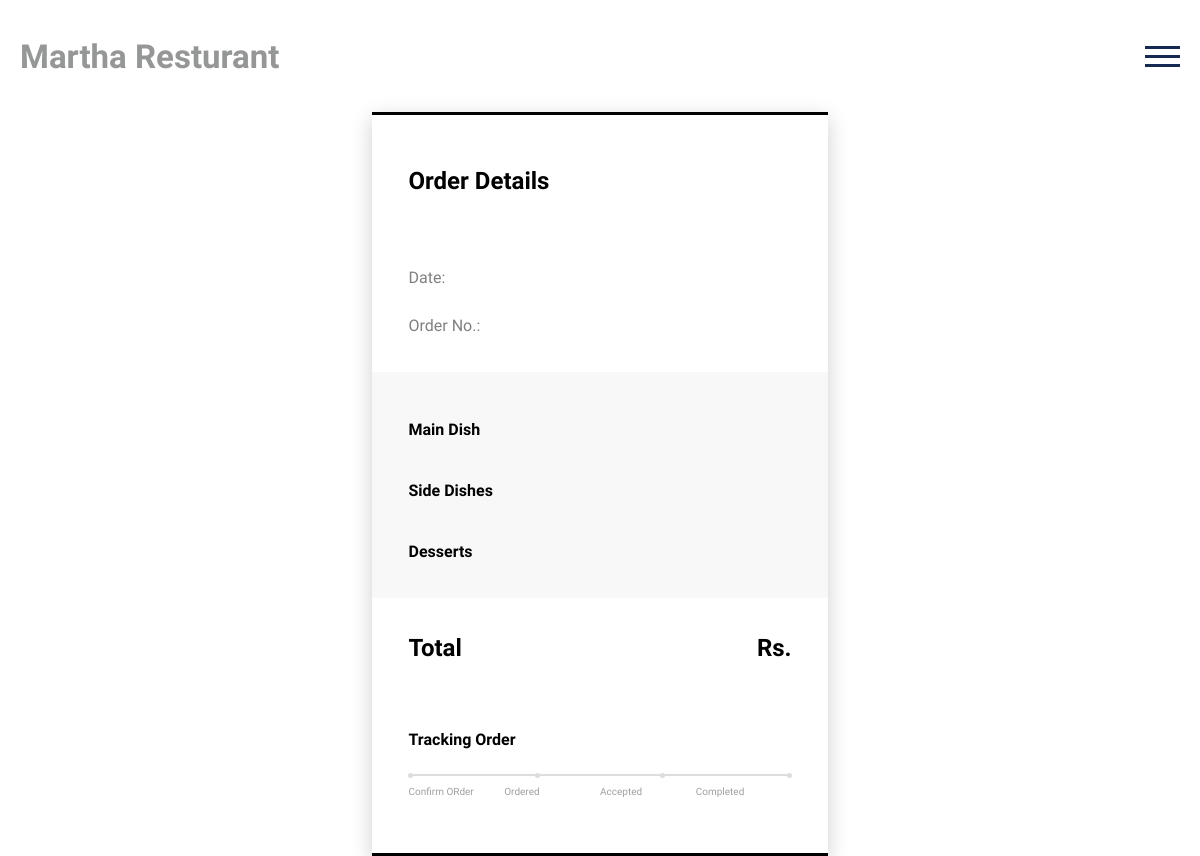
Before: /myorders/19/ (signed in) with the older database file.
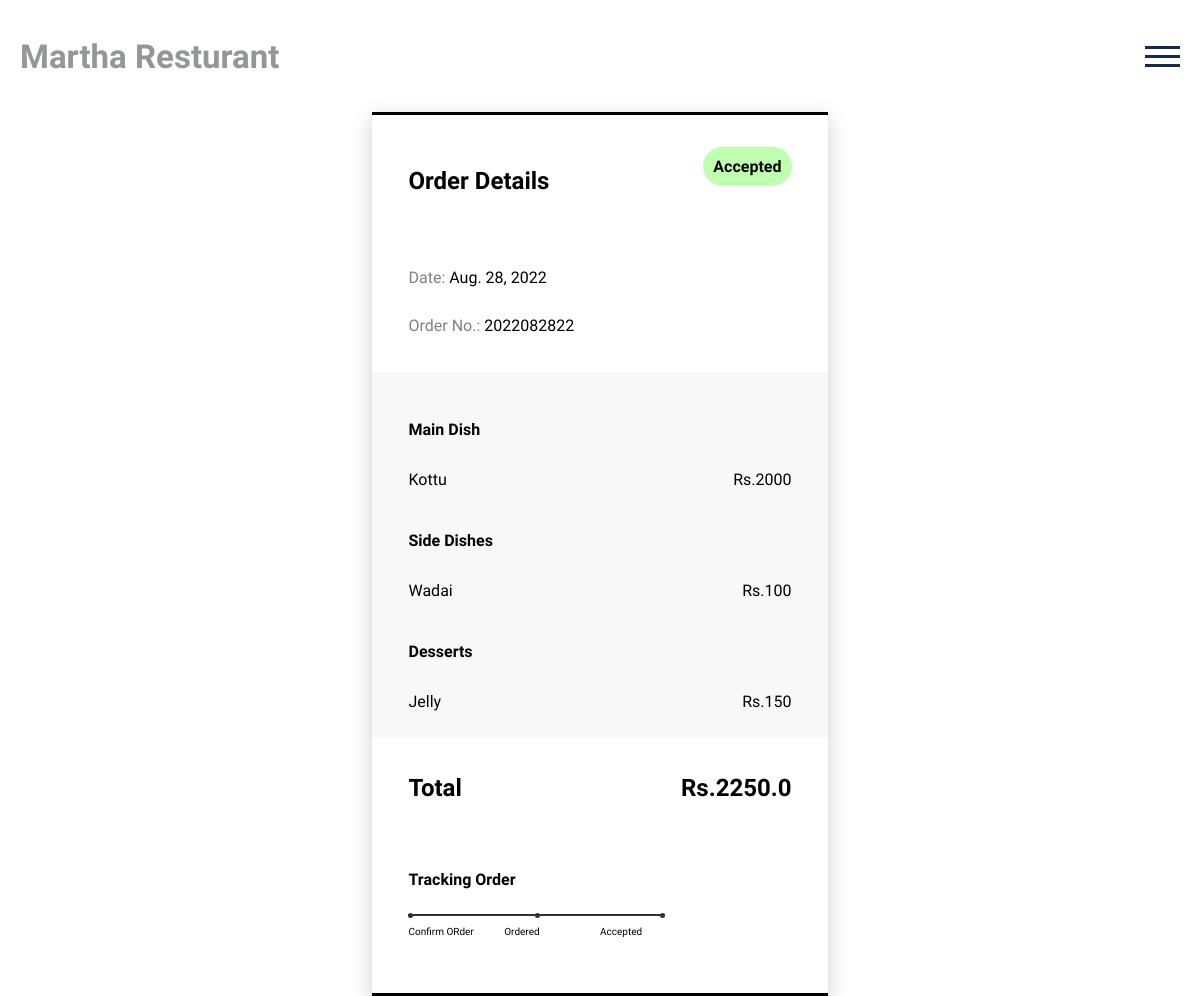
After: the same page with the newer database file.
### orders/models.py (models this page shows, shortened)
class OrderProduct(models.Model):
    order = models.ForeignKey(Order, on_delete=models.CASCADE)
    payment = models.ForeignKey(
        Payment, on_delete=models.SET_NULL, blank=True, null=True)
    user = models.ForeignKey(Profile, on_delete=models.CASCADE)
    maindish = models.ManyToManyField(Maindish)
    sidedishes = models.ManyToManyField(Sidedish)
    desserts = models.ManyToManyField(Dessert, blank=True, null=True)
    quantity = models.IntegerField()
    product_price = models.FloatField()
    ordered = models.BooleanField(default=False)
    created_at = models.DateTimeField(auto_now_add=True)
    updated_at = models.DateTimeField(auto_now=True)

class Order(models.Model):
    STATUS = (
        ('New', 'New'),
        ('Ordered', 'Ordered'),
        ('Accepted', 'Accepted'),
        ('Completed', 'Completed'),
        ('Cancelled', 'Cancelled'),
    )
    user = models.ForeignKey(Profile, on_delete=models.SET_NULL, null=True)
    payment = models.ForeignKey(
        Payment, on_delete=models.SET_NULL, blank=True, null=True)
    order_number = models.CharField(max_length=20)
    first_name = models.CharField(max_length=50)
    last_name = models.CharField(max_length=50)
    phone = models.CharField(max_length=15)
    email = models.EmailField(max_length=50)
    address_line_1 = models.CharField(max_length=50)
    address_line_2 = models.CharField(max_length=50, blank=True)
    country = models.CharField(max_length=50)
    state = models.CharField(max_length=50)
    city = models.CharField(max_length=50)
    order_note = models.CharField(max_length=100, blank=True)
    order_total = models.FloatField()
    tax = models.FloatField()
    status = models.CharField(max_length=10, choices=STATUS, default='New')
    ip = models.CharField(blank=True, max_length=20)
    is_ordered = models.BooleanField(default=False)
    created_at = models.DateTimeField(auto_now_add=True)
    updated_at = models.DateTimeField(auto_now=True)

### foods/models.py (models this page shows, shortened)
class Maindish(models.Model):
    name = models.CharField(max_length=250)
    slug = models.SlugField(max_length=100, blank=True)
    price = models.CharField(max_length=250)
    image = models.ImageField(
        upload_to='maindish/', null=True, blank=True)
    is_active = models.BooleanField(default=True)

class Sidedish(models.Model):
    name = models.CharField(max_length=250)
    slug = models.SlugField(max_length=100, blank=True)
    price = models.CharField(max_length=250)
    image = models.ImageField(
        upload_to='sidedish/', null=True, blank=True)
    is_active = models.BooleanField(default=True)

class Dessert(models.Model):
    name = models.CharField(max_length=250)
    slug = models.SlugField(max_length=100, blank=True)
    price = models.CharField(max_length=250)
    image = models.ImageField(
        upload_to='dessert/', null=True, blank=True)
    is_active = models.BooleanField(default=True)

### main/views.py (the view)
# urls.py: path('myorders/<int:order_id>/', views.orderdetail, name="orderdetail"),
@login_required(login_url='login')
def orderdetail(request, order_id):
    order = OrderProduct.objects.filter(
        id=order_id).first()
    context = {
        'order': order,
    }
    return render(request, 'main/orderdetail.html', context=context)

### main/templates/main/orderdetail.html (shortened to what the changed rows need)
{% extends "main/base.html" %}
{% load static %}
{% block content %}
<link rel="stylesheet" href="{% static 'main/css/orderdetail.css' %}" type="text/css">
<div class="card">
    <div class="title" style="display: flex;justify-content: space-between; ">
        <h2>Order Details</h2>
        {% if order.order.status == "New" %}
        <a href="{% url 'complete_order' order.id %}" style="background-color: rgba(0, 140, 255, 0.309); height:fit-content; padding:10px; border-radius:3rem;text-decoration: none;">Complete Order</a>
        {% elif order.order.status == "Ordered" %}
        <a style="background-color: rgba(255, 242, 0, 0.309); height:fit-content; padding:10px; border-radius:3rem;">Ordered</a>
        {% elif order.order.status == "Accepted" %}
        <a style="background-color: rgba(55, 255, 0, 0.309); height:fit-content; padding:10px; border-radius:3rem;">Accepted</a>
        {% elif order.order.status == "Completed" %}
        <a style="background-color: rgba(0, 255, 17, 0.309); height:fit-content; padding:10px; border-radius:3rem;">Completed</a>
        {% elif order.order.status == "Cancelled" %}
            <a style="background-color: rgba(255, 0, 0, 0.309); height:fit-content; padding:10px; border-radius:3rem;">Cancelled</a>
        {% endif %}
    </div>
    <div class="info">
        <div class="row">
            <div class="col-7">
                <span id="heading">Date: </span>
                <span id="details">{{order.created_at.date}}</span>
            </div>
            <div class="col-5 pull-right">
                <span id="heading">Order No.: </span>
                <span id="details">{{order.order.order_number}}</span>
            </div>
        </div>
    </div>
    <div class="pricing">
        {% for x in order.maindish.all  %}
        <div class="row" style="display: flex;justify-content: space-between; ">
            <div class="col-9">
                <span id="name">{{x.name}}</span>
            </div>
            <div class="col-3">
                <span id="price">Rs.{{x.price}}</span>
            </div>
        </div>
        {% endfor %}
        {% for x in order.sidedishes.all  %}
        <div class="row" style="display: flex;justify-content: space-between; ">
            <div class="col-9">
                <span id="name">{{x.name}}</span>
            </div>
            <div class="col-3">
                <span id="price">Rs.{{x.price}}</span>
            </div>
        </div>
        {% endfor %}
        {% for x in order.desserts.all  %}
        <div class="row" style="display: flex;justify-content: space-between; ">
            <div class="col-9">
                <span id="name">{{x.name}}</span>
            </div>
            <div class="col-3">
                <span id="price">Rs.{{x.price}}</span>
            </div>
        </div>
        {% endfor %}
    </div>
    <div class="total" >
        <div class="row" style="display: flex;justify-content: space-between; margin-bottom: 2rem;">
            <div class="col-9"><h2>Total</h2></div>
            <div class="col-3"><h2>Rs.{{order.product_price}}</h2></div>
        </div>
    </div>
    <div class="progress-track">
        <ul id="progressbar">
            {% if order.order.status == "New" %}
              <li class="step0 active " id="step1">Confirm ORder</li>
            {% elif order.order.status == "Ordered" %}
            <li class="step0 active " id="step1">Confirm ORder</li>
              <li class="step0 active text-center " id="step2">Ordered</li>
            {% elif order.order.status == "Accepted" %}
            <li class="step0 active " id="step1">Confirm ORder</li>
            <li class="step0 active text-center " id="step2">Ordered</li>
              <li class="step0 active text-right " id="step3">Accepted</li>
            {% elif order.order.status == "Completed" %}
            <li class="step0 active " id="step1">Confirm ORder</li>
            <li class="step0 active text-center " id="step2">Ordered</li>
            <li class="step0 active text-right " id="step3">Accepted</li>
            <li class="step0 active text-right" id="step4">Completed</li>
            {% else %}
            <li class="step0  " id="step1">Confirm ORder</li>
            <li class="step0  text-center " id="step2">Ordered</li>
            <li class="step0  text-right " id="step3">Accepted</li>
            <li class="step0  text-right" id="step4">Completed</li>
            {% endif %}
        </ul>
    </div>
</div>
{% endblock content %}

Changed rows visible on the page:
added OrderProduct: created_at "Aug. 28, 2022", order.order_number "2022082822", product_price "2250.0"
now on this page (row unchanged): Maindish: name "Kottu", price "2000"
now on this page (row unchanged): Sidedish: name "Wadai", price "100"
now on this page (row unchanged): Dessert: name "Jelly", price "150"
Other visible differences:
text no longer shown: "Completed"
